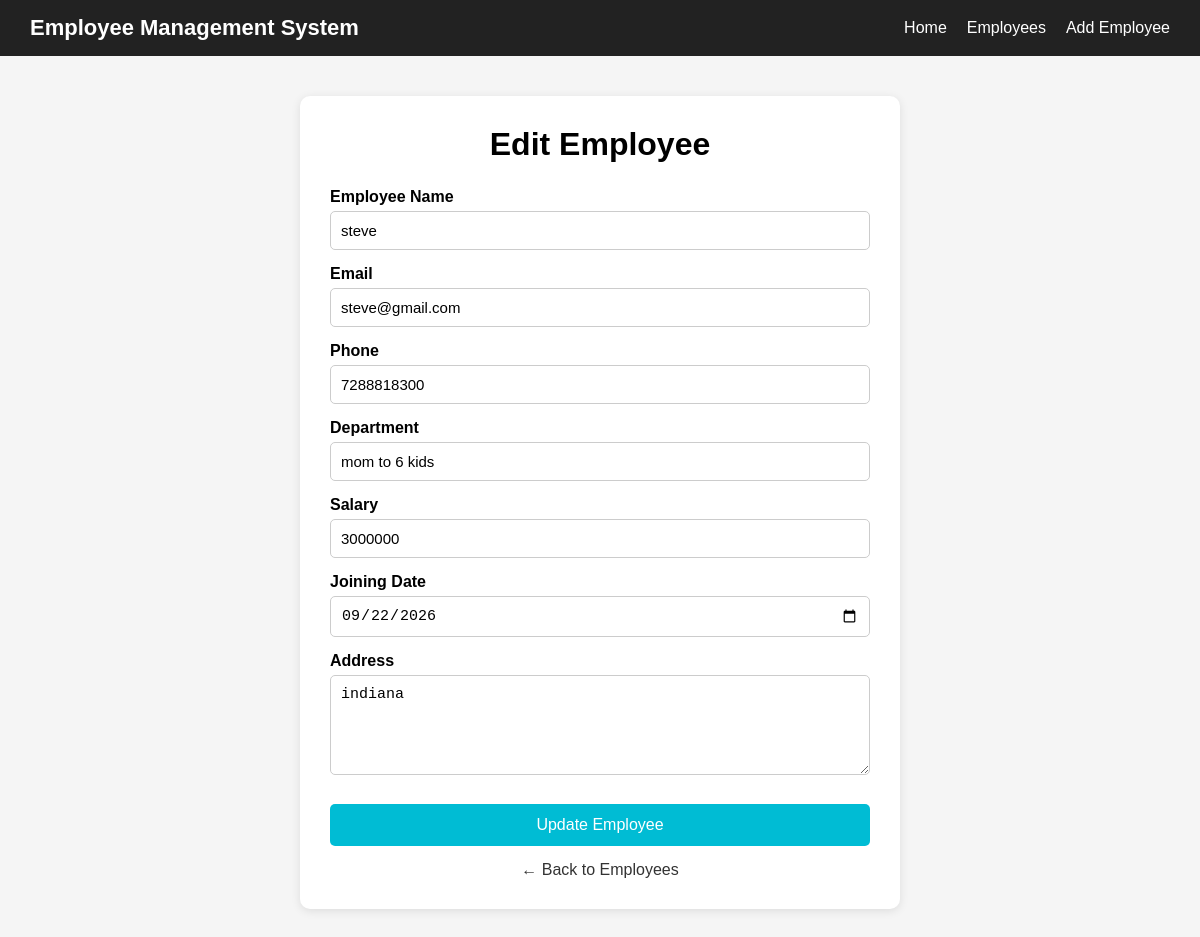
The app's page /edit-employee/6 (signed in) with its own data.
### tables this page shows
CREATE TABLE employees (

            id INTEGER PRIMARY KEY AUTOINCREMENT,

            name TEXT NOT NULL,

            email TEXT NOT NULL,

            phone TEXT NOT NULL,

            department TEXT NOT NULL,

            salary INTEGER NOT NULL,

            joining_date TEXT NOT NULL,

            address TEXT

        );

### server.py (the view, shortened to what this page needs)
@app.route("/edit-employee/<int:id>")
def edit_employee_page(id):
    if "username" not in session:
        return redirect("/login")
    connection = get_database_connection()
    cursor = connection.cursor()
    cursor.execute("""
        SELECT *
        FROM employees
        WHERE id = ?
    """, (id,))
    employee = cursor.fetchone()
    connection.close()
    return render_template(
        "edit-employee.html",
        employee=employee
    )

### server.py (called while the page is built)
def get_database_connection():
    connection = sqlite3.connect("users.db")
    connection.row_factory = sqlite3.Row
    return connection

### templates/edit-employee.html (shortened to what this page needs)
<!DOCTYPE html>
<html lang="en">
<head>
</head>
<body>
    <nav class="navbar">
        <div class="logo">
            Employee Management System
        </div>
        <ul class="nav-links">
            <li>
                <a href="/">
                    Home
                </a>
            </li>
            <li>
                <a href="/employee">
                    Employees
                </a>
            </li>
            <li>
                <a href="/add-employe">
                    Add Employee
                </a>
            </li>
        </ul>
    </nav>
    <div class="container">
        <h1>
            Edit Employee
        </h1>
        <form
            action="/edit-employee/{{ employee['id'] }}"
            method="POST">
            <label>
                Employee Name
            </label>
            <input
                type="text"
                name="name"
                value="{{ employee['name'] }}"
                required>
            <label>
                Email
            </label>
            <input
                type="email"
                name="email"
                value="{{ employee['email'] }}"
                required>
            <label>
                Phone
            </label>
            <input
                type="text"
                name="phone"
                value="{{ employee['phone'] }}"
                required>
            <label>
                Department
            </label>
            <input
                type="text"
                name="department"
                value="{{ employee['department'] }}"
                required>
            <label>
                Salary
            </label>
            <input
                type="number"
                name="salary"
                value="{{ employee['salary'] }}"
                required>
            <label>
                Joining Date
            </label>
            <input
                type="date"
                name="joining_date"
                value="{{ employee['joining_date'] }}"
                required>
            <label>
                Address
            </label>
            <textarea
                name="address"
                required>{{ employee['address'] }}</textarea>
            <button
                type="submit"
                class="update-btn">
                Update Employee
            </button>
        </form>
        <a href="/employee"
           class="back-btn">
            ← Back to Employees
        </a>
    </div>
</body>
</html>

### templates/edit-employee.html (style rules this page uses)
* { margin: 0; padding: 0; box-sizing: border-box; }
body { font-family: Arial, sans-serif; background-color: #f5f5f5; }
.navbar { background-color: #222; padding: 15px 30px; display: flex; align-items: center; }
.logo { color: white; font-size: 22px; font-weight: bold; margin-right: auto; }
.nav-links { display: flex; align-items: center; list-style: none; gap: 20px; }
.nav-links a { color: white; text-decoration: none; font-size: 16px; }
.container { width: 600px; max-width: 90%; margin: 40px auto; background-color: white; padding: 30px; border-radius: 10px; box-shadow: 0 2px 10px rgba(0,0,0,0.1); }
h1 { text-align: center; margin-bottom: 25px; }
label { display: block; margin-top: 15px; margin-bottom: 5px; font-weight: bold; }
input, textarea { width: 100%; padding: 10px; border: 1px solid #ccc; border-radius: 5px; font-size: 15px; }
textarea { height: 100px; resize: vertical; }
.update-btn { width: 100%; margin-top: 25px; padding: 12px; border: none; background-color: #00bcd4; color: white; font-size: 16px; border-radius: 5px; cursor: pointer; }
.back-btn { display: block; text-align: center; margin-top: 15px; text-decoration: none; color: #333; }

### records on screen
employees: name "steve", email "steve@gmail.com", phone "7288818300", department "mom to 6 kids", salary "3000000", joining_date "09/22/2026", address "indiana"
